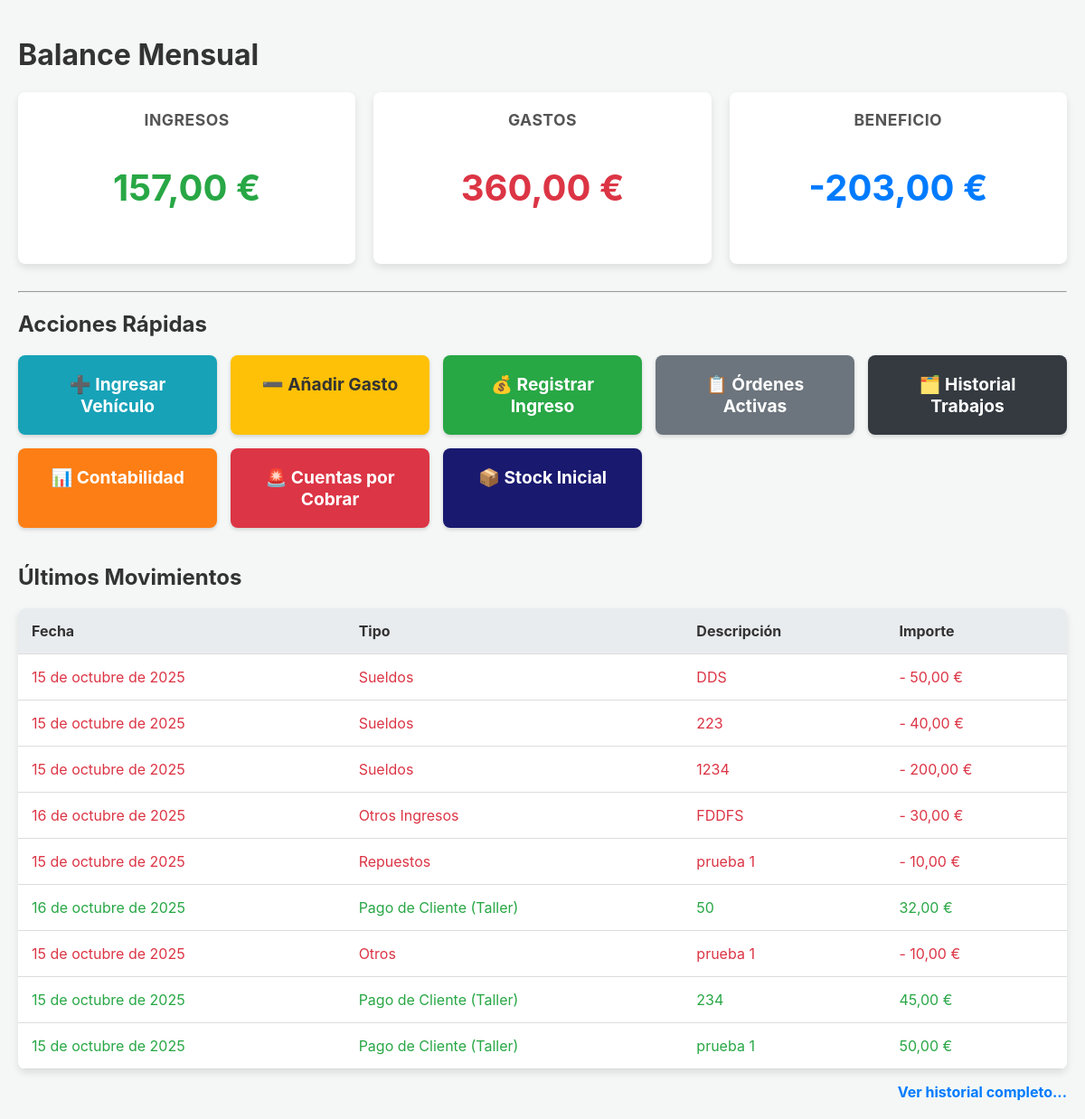
The page / on the database its author committed.
### taller/models.py (models this page shows, shortened)
class Gasto(models.Model):
    CATEGORIA_CHOICES = [
        ('Repuestos', 'Repuestos'),
        ('Sueldos', 'Sueldos'),
        ('Herramientas', 'Herramientas'),
        ('Suministros', 'Suministros'),
        ('Otros', 'Otros'),
        ('Compra de Consumibles', 'Compra de Consumibles'),
    ]
    fecha = models.DateField(auto_now_add=True)
    categoria = models.CharField(max_length=30, choices=CATEGORIA_CHOICES)
    importe = models.DecimalField(max_digits=10, decimal_places=2, null=True, blank=True)
    descripcion = models.CharField(max_length=255, null=True, blank=True)
    vehiculo = models.ForeignKey(Vehiculo, on_delete=models.SET_NULL, null=True, blank=True)
    empleado = models.ForeignKey(Empleado, on_delete=models.SET_NULL, null=True, blank=True)

class Ingreso(models.Model):
    CATEGORIA_CHOICES = [
        ('Taller', 'Pago de Cliente (Taller)'),
        ('Grua', 'Servicio de Grúa'),
        ('Otras Ganancias', 'Otras Ganancias'),
        ('Otros', 'Otros Ingresos'),
    ]
    fecha = models.DateField(auto_now_add=True)
    categoria = models.CharField(max_length=30, choices=CATEGORIA_CHOICES)
    importe = models.DecimalField(max_digits=10, decimal_places=2)
    descripcion = models.CharField(max_length=255)
    orden = models.ForeignKey(OrdenDeReparacion, on_delete=models.SET_NULL, null=True, blank=True)

### taller/views.py (the view)
# urls.py: path('', views.home, name='home'),
def home(request):
    hoy = datetime.now()
    mes_actual = hoy.month
    ano_actual = hoy.year
    total_ingresos = Ingreso.objects.filter(fecha__month=mes_actual, fecha__year=ano_actual).aggregate(total=Sum('importe'))['total'] or Decimal('0.00')
    total_gastos = Gasto.objects.filter(fecha__month=mes_actual, fecha__year=ano_actual).aggregate(total=Sum('importe'))['total'] or Decimal('0.00')
    beneficio = total_ingresos - total_gastos
    ultimos_gastos = Gasto.objects.order_by('-id')[:5]
    ultimos_ingresos = Ingreso.objects.order_by('-id')[:5]
    movimientos = sorted(list(ultimos_gastos) + list(ultimos_ingresos), key=lambda mov: mov.id, reverse=True)
    context = {
        'total_ingresos': total_ingresos,
        'total_gastos': total_gastos,
        'beneficio': beneficio,
        'movimientos_recientes': movimientos,
    }
    return render(request, 'taller/home.html', context)

### taller/templates/taller/home.html (shortened to what this page needs)
<!DOCTYPE html>
<html lang="es">
<head>
</head>
<body>
    <h1>Balance Mensual</h1>
    <div class="dashboard">
        <div class="card">
            <h2>INGRESOS</h2>
            <p class="amount ingresos">{{ total_ingresos|floatformat:2 }} €</p>
        </div>
        <div class="card">
            <h2>GASTOS</h2>
            <p class="amount gastos">{{ total_gastos|floatformat:2 }} €</p>
        </div>
        <div class="card">
            <h2>BENEFICIO</h2>
            <p class="amount beneficio">{{ beneficio|floatformat:2 }} €</p>
        </div>
    </div>
    <hr>
    <h2>Acciones Rápidas</h2>
    <div class="action-buttons">
        <a href="{% url 'ingresar_vehiculo' %}" class="btn btn-ingresar">➕ Ingresar Vehículo</a>
        <a href="{% url 'anadir_gasto' %}" class="btn btn-gasto">➖ Añadir Gasto</a>
        <a href="{% url 'registrar_ingreso' %}" class="btn btn-ingreso-dinero">💰 Registrar Ingreso</a>
        <a href="{% url 'lista_ordenes' %}" class="btn" style="background-color: #6c757d;">📋 Órdenes Activas</a>
        <a href="{% url 'historial_ordenes' %}" class="btn" style="background-color: #343a40;">🗂️ Historial Trabajos</a>
        <a href="{% url 'contabilidad' %}" class="btn" style="background-color: #fd7e14;">📊 Contabilidad</a>
        <a href="{% url 'cuentas_por_cobrar' %}" class="btn" style="background-color: #dc3545;">🚨 Cuentas por Cobrar</a>
        <a href="{% url 'stock_inicial_consumible' %}" class="btn" style="background-color: #191970;">📦 Stock Inicial</a>
    </div>
    <div style="margin-top: 40px;">
        <h2>Últimos Movimientos</h2>
        <table class="history-table">
            <thead>
                <tr>
                    <th>Fecha</th>
                    <th>Tipo</th>
                    <th>Descripción</th>
                    <th>Importe</th>
                </tr>
            </thead>
            <tbody>
                {% for movimiento in movimientos_recientes %}
                    <tr class="{% if movimiento.categoria in 'Repuestos,Sueldos,Herramientas,Suministros,Otros,Compra de Consumibles' %}gasto-row{% else %}ingreso-row{% endif %}">
                        <td>{{ movimiento.fecha }}</td>
                        <td>{{ movimiento.get_categoria_display }}</td>
                        <td>{{ movimiento.descripcion }}</td>
                        <td>
                            {% if movimiento.categoria in 'Repuestos,Sueldos,Herramientas,Suministros,Otros,Compra de Consumibles' %}-{% endif %}
                            {{ movimiento.importe|floatformat:2 }} €
                        </td>
                    </tr>
                {% empty %}
                    <tr>
                        <td colspan="4" style="text-align: center; padding: 20px;">No hay movimientos recientes.</td>
                    </tr>
                {% endfor %}
            </tbody>
        </table>
        <div style="text-align: right; margin-top: 15px;">
            <a href="{% url 'historial_movimientos' %}" style="font-weight: bold; color: #007bff; text-decoration: none;">Ver historial completo...</a>
        </div>
    </div>
</body>
</html>

### taller/templates/taller/home.html (style rules this page uses)
body { font-family: -apple-system, BlinkMacSystemFont, "Segoe UI", Roboto, "Helvetica Neue", Arial, sans-serif; background-color: #f4f7f6; margin: 0; padding: 20px; }
h1, h2 { color: #333; }
.dashboard { display: grid; grid-template-columns: repeat(auto-fit, minmax(250px, 1fr)); gap: 20px; text-align: center; margin-bottom: 30px; }
.card { background-color: #fff; padding: 20px; border-radius: 8px; box-shadow: 0 4px 8px rgba(0,0,0,0.1); }
.card h2 { margin-top: 0; font-size: 1.1em; color: #555; text-transform: uppercase; letter-spacing: 0.5px; }
.card .amount { font-size: 2.5em; font-weight: bold; }
.ingresos { color: #28a745; }
.gastos { color: #dc3545; }
.beneficio { color: #007bff; }
.action-buttons { display: grid; grid-template-columns: repeat(auto-fit, minmax(200px, 1fr)); gap: 15px; margin-top: 20px; }
.btn { display: block; padding: 20px; border-radius: 8px; text-decoration: none; color: #fff; font-size: 1.2em; font-weight: bold; text-align: center; box-shadow: 0 2px 4px rgba(0,0,0,0.15); transition: transform 0.2s; }
.btn-ingresar { background-color: #17a2b8; }
.btn-gasto { background-color: #ffc107; color: #333; }
.btn-ingreso-dinero { background-color: #28a745; }
.history-table { width: 100%; margin-top: 20px; border-collapse: collapse; background-color: #fff; box-shadow: 0 4px 8px rgba(0,0,0,0.1); border-radius: 8px; overflow: hidden; }
.history-table th, .history-table td { padding: 15px; text-align: left; border-bottom: 1px solid #ddd; }
.history-table th { background-color: #e9ecef; color: #333; }
.history-table .gasto-row { color: #dc3545; }
.history-table .ingreso-row { color: #28a745; }

### rows shown on the page
Gasto: fecha "15 de octubre de 2025", categoria "Sueldos", descripcion "DDS", importe "50,00"
Gasto: fecha "15 de octubre de 2025", categoria "Sueldos", descripcion "223", importe "40,00"
Gasto: fecha "15 de octubre de 2025", categoria "Sueldos", descripcion "1234", importe "200,00"
Ingreso: fecha "16 de octubre de 2025", categoria "Otros Ingresos", descripcion "FDDFS", importe "30,00"
Gasto: fecha "15 de octubre de 2025", categoria "Repuestos", descripcion "prueba 1", importe "10,00"
Ingreso: fecha "16 de octubre de 2025", categoria "Pago de Cliente (Taller)", descripcion "50", importe "32,00"
Gasto: fecha "15 de octubre de 2025", categoria "Otros", descripcion "prueba 1", importe "10,00"
Ingreso: fecha "15 de octubre de 2025", categoria "Pago de Cliente (Taller)", descripcion "234", importe "45,00"
Ingreso: fecha "15 de octubre de 2025", categoria "Pago de Cliente (Taller)", descripcion "prueba 1", importe "50,00"

### other values the page prints
{{ total_ingresos|floatformat:2 }} "157,00"
{{ total_gastos|floatformat:2 }} "360,00"
{{ beneficio|floatformat:2 }} "-203,00"
